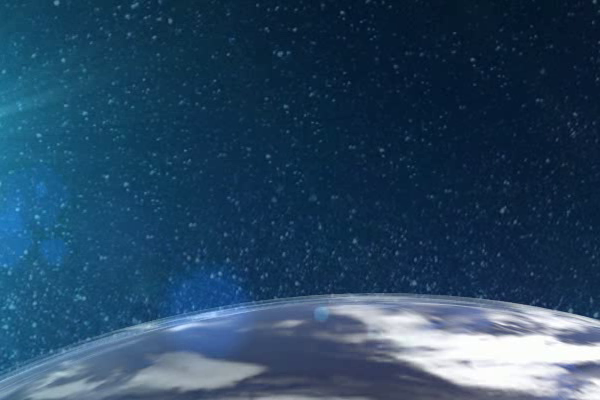
#> input picture frame 50 of assets/output_cropped.mp4, 600 x 400 px, given in place of sample_video.mp4, which was not available
$ jupyter execute --allow-errors ee046746_tut_01_intro_image_processing_python.ipynb   (older library calls are emulated)   (text cells are left out)
#> lines starting #> are read from the running program, lines starting #| are printed output that depends on the picture; pictures that were not available may be replaced by others from this repository, and a replacement may not be noted
[cell 1]
# imports for the tutorial
import numpy as np
import matplotlib.pyplot as plt
import os
import cv2

[cell 2]
a = np.array([1, 2, 3])
b = np.array([10, 20, 30])
print(f'A is {a}. B is {b}')
print("Object Type:",type(a))

[cell 3]
print(a[1])
print(b[-2])
print(repr(a[0:3:2]))

[cell 4]
print(a.shape)
print(b.shape)

[cell 5]
print("Numpy math:")
print(f'{a} + {b} = {a + b}')

# If they weren't numpy arrays
print("\nVanilla Python List math:")
print(list(a),"+",list(b),"=",list(a) + list(b))

[cell 6]
my_matrix = np.array(
    [
        [1, 2, 3],
        [4, 5, 6]
    ]
)
print(repr(my_matrix))
print("matrix shape: ", my_matrix.shape)

[cell 7]
# Get row 0, all columns except the last one
print(repr(my_matrix[0,:-1]))

# Get columns 1 and 2.
print(repr(my_matrix[:, 1:3]))

[cell 8]
print(my_matrix.ravel())

[cell 9]
my_reshaped_matrix = my_matrix.reshape((3,2))
my_reshaped_matrix

[cell 10]
my_tensor = np.array(range(2 * 3 * 4)).reshape(2,3,4)
print(my_tensor)
print("tensor shape: ", my_tensor.shape)

[cell 11]
desired_shape = (2, 3)
print(repr(  np.zeros(desired_shape)          ),end="\n\n")
print(repr(  np.ones(desired_shape)           ),end="\n\n")
print(repr(  np.eye(3)                        ),end="\n\n")
print(repr(  np.full(desired_shape, 7)        ),end="\n\n")
print(repr(  np.random.random(desired_shape)  ),end="\n\n")

[cell 12]
my_tensor[0, 0, 0] = 100
print(my_tensor)

# Get the 0th matrix slice. Rows 1 and 2. Get every other column starting from 0
print()
print(my_tensor[0, 1:3, 0::2])

[cell 13]
my_array = np.array(range(5)) * 10 + 3
print("my_array:")
print(my_array)
# We want the elements in this order
array_of_indices = np.array([4, 1, 3, 0, 2])
print("new order: ", repr(array_of_indices))
print(my_array[array_of_indices])

[cell 14]
# Make a selector array
selector = (np.random.random((3,4)) * len(my_array)).astype(np.int)
print("selector array: ")
print(selector)
# Now, we can use these to get elements from our original array!
my_array[selector]

[cell 15]
# create a mask
my_mask = np.array([1, 0, 0, 1, 1], dtype=np.bool)
print("mask: ", repr(my_mask))
print("Original")
print(repr(my_array))
print("Masked with",repr(my_mask))
print(repr(my_array[my_mask]))

[cell 16]
print(repr(my_array))
replacement = np.array([600, 700, 800])
my_array[my_mask] = replacement
print(repr(my_array))

[cell 17]
# for example, you want to change pixels with gray-level larger than 20
print(my_array > 20)
print(my_array[my_array > 20])

[cell 18]
# create arrays
a = np.array(range(10)).reshape(2,5)
b = np.array(range(100, 1100, 100)).reshape(2,5)
print(f'a = {a}')
print("b =",repr(  b  ))

[cell 19]
# sum
print("a + b = ", repr(a + b))
# multiply
print("a * b = ", a * b)
# broadcasting
print("a * 2 = ", repr(a * 2))

[cell 20]
# create matrices
A = np.array( range(6) ). reshape((3,2))
B = np.array( range(10,16) ). reshape((2,3))

print("A =", repr(A))
print("B =", repr(B))

[cell 21]
# matrix multiplication
print("AB = ", repr(np.matmul(A, B)))
# also with @
print("A @ B = ", repr(A @ B))

[cell 22]
A = np.array([
    [3, 2, 1],
    [4, 8, 2],
    [1, 2, 3]
])
print("Transpose:\n", repr(A.T))
A_inv = np.linalg.inv(A)
print("Inverse:", repr(A_inv), sep="\n")

[cell 23]
# create some matrix
A = np.array(range(10)).reshape(2,5)
A

[cell 24]
print("A's Shape is", A.shape)
col_sum = np.sum(A, axis=0) # A.sum(0)
row_sum = np.sum(A, axis=1) # A.sum(1)
total_sum = np.sum(A) # A.sum()
print("Row sums (shape: %s) - sum all values on axis 1 (along the column)" % str(row_sum.shape))
print(repr(row_sum))
print("Col sums (shape: %s) - sum all values on axis 0 (along the row)" % str(col_sum.shape))
print(repr(col_sum))
print("Full array sum (scalar)")
print(repr(total_sum))

[cell 25]
A = np.array((range(10))).reshape(2,5)
B = np.array((range(10, 20))).reshape(2,5)
print("A=", repr(A), sep="\n")
print("B=", repr(B), sep="\n")

# stack arrays on a new axis
stacked = np.stack([A,B])
print("A shape: %s  ---  B shape: %s  ---  stacked shape: %s" % (A.shape, B.shape, stacked.shape))
print(stacked)

[cell 26]
catted = np.concatenate([A,B], axis=0)
print("A shape: %s  ---  B shape: %s  ---  catted shape (meow!): %s" % (A.shape, B.shape, catted.shape))
print(catted)

[cell 27]
x = np.arange(50) * 2 * np.pi / 50
y = np.sin(x)
fig = plt.figure(figsize=(8, 5)) # create a figure, just like in matlab
ax = fig.add_subplot(1, 1 ,1) # create a subplot of certain size
ax.plot(x, y, label="y = sin(x)")
ax.set_xlabel('index')
ax.set_ylabel("sin(x)")
ax.set_title("sin(x)")
ax.grid()
ax.legend()
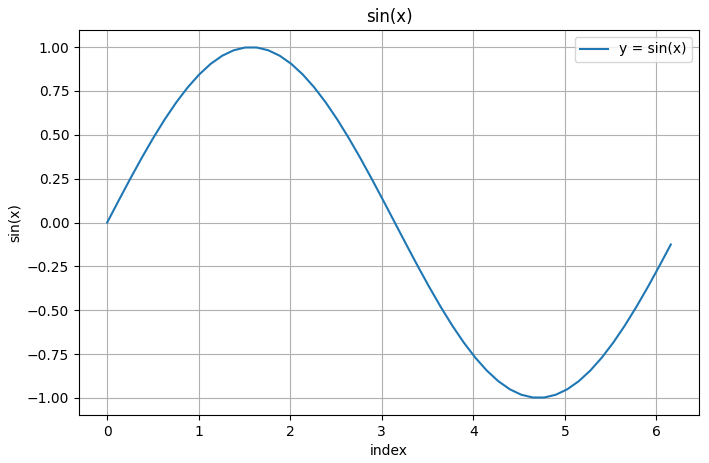
#> figure drawn by matplotlib, 1 panel; curve peaks at x = 1.51, y = 0.998

[cell 28]
x2 = np.arange(50) * 2 * np.pi / 25
y2 = np.sin(x2)
fig = plt.figure(figsize=(8, 5)) # create a figure, just like in matlab
ax = fig.add_subplot(1, 1 ,1) # create a subplot of certain size
ax.plot(y, label="y1 = sin(x1)")
ax.plot(y2, 'r-^', label="y2 = sin(x2)")
ax.set_xlabel('index')
ax.set_ylabel("sin(x)")
ax.set_title("sin(x)")
ax.grid()
ax.legend()
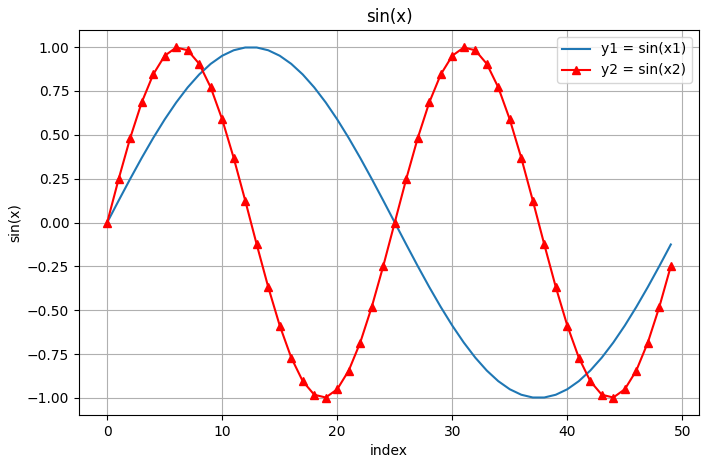
#> figure drawn by matplotlib, 1 panel; curve peaks at x = 12, y = 0.998; curve peaks at x = 6, y = 0.998

[cell 29]
x = np.arange(50) * 2 * np.pi / 50
y = np.sin(x)
fig = plt.figure(figsize=(8, 5)) # create a figure, just like in matlab
ax = fig.add_subplot(1, 1 ,1) # create a subplot of certain size
ax.scatter(x, y, label="y = sin(x)")
ax.set_xlabel('index')
ax.set_ylabel("sin(x)")
ax.set_title("scatter sin(x)")
ax.grid()
ax.legend()
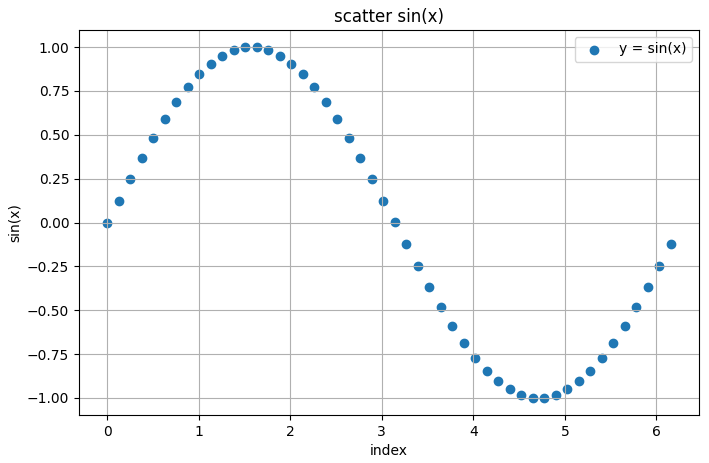
#> figure drawn by matplotlib, 1 panel

[cell 30]
fig = plt.figure(figsize=(10, 8)) # create a figure, just like in matlab
ax1 = fig.add_subplot(2, 1 ,1) # create a subplot of certain size
ax1.bar(x, y)
ax1.set_xlabel('x')
ax1.set_ylabel("y")
ax1.set_title("bar plot")
ax1.grid()

ax2 = fig.add_subplot(2, 1 ,2) # create a subplot of certain size
ax2.barh(x, y, height=x[1]-x[0])
ax2.set_xlabel('x')
ax2.set_ylabel("y")
ax2.set_title("barh plot")
ax2.grid()

plt.tight_layout()
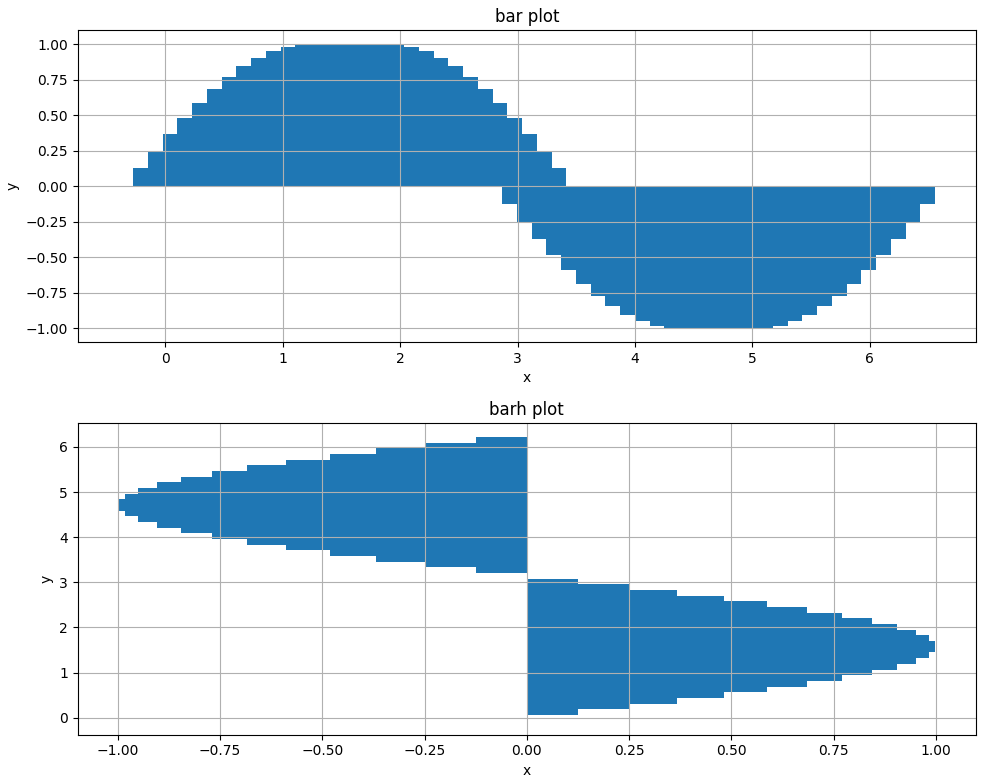
#> figure drawn by matplotlib, 2 panels

[cell 31]
fig = plt.figure(figsize=(8, 5)) # create a figure, just like in matlab
ax = fig.add_subplot(1, 1 ,1) # create a subplot of certain size
ax.hist(np.random.randn(1000), 30) # 30 is the number of bins
ax.set_title("histogram")
ax.grid()
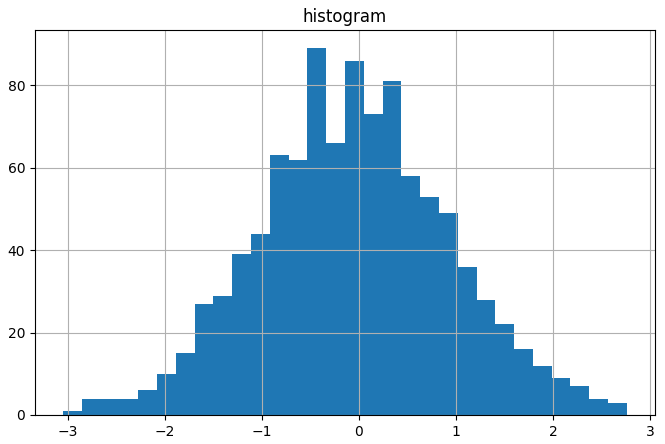
#> figure drawn by matplotlib, 1 panel; tallest bar 89 high, from x = -0.53 to -0.337

[cell 32]
batman_image = cv2.imread(os.path.join(".", "assets","batman_logo.jpg"))
# same as './assets/batman_logo.jpg'

#> (a cell that did not finish here is left out)

#> (a cell that did not finish here is left out)

#> (a cell that did not finish here is left out)

#> (a cell that did not finish here is left out)

[cell 37]
fig = plt.figure(figsize=(8, 5)) # create a figure, just like in matlab
ax = fig.add_subplot(1, 1 ,1) # create a subplot of certain size
#> (the rest of this cell did not finish here and is left out)

#> (a cell that did not finish here is left out)

#> (a cell that did not finish here is left out)

#> (a cell that did not finish here is left out)

[cell 41]
output_path = os.path.join(".", "assets", "output_batman.png")
#> (the rest of this cell did not finish here and is left out)

[cell 42]
test_read_output = cv2.imread(output_path)
#> (the rest of this cell did not finish here and is left out)

[cell 43]
# function to crop a given frame
def crop_frame(frame, crop_size):
    # We're given a frame, either gray or RGB, and a crop-size (w,h)
    crop_w, crop_h = crop_size
    # This is an array! We can slice it
    # Take the first pixels along the height, and along the width
    cropped = frame[:crop_h, :crop_w]
    return cropped

capture = cv2.VideoCapture(os.path.join(".", 'assets','sample_video.mp4'))

crop_size = (600, 400) # w,h
output_path = os.path.join(".", 'assets','output_cropped.mp4')
# Use the MJPG format
output_format = cv2.VideoWriter_fourcc('M','P','4','V')
output_fps = 30
cropped_output = cv2.VideoWriter(output_path, output_format, output_fps, crop_size)
n = 0
while True:
    successful, next_frame = capture.read()
#> next_frame is the input picture: shape (400, 600, 3); mean B, G, R 98.3, 70.7, 39.4
    if not successful:
        # No more frames to read
        print("Processed %d frames" % n)
        break
    # We have an input frame. Use our function to crop it.
    output_frame = crop_frame(next_frame, crop_size)
    # Write the output frame to the output video
    cropped_output.write(output_frame)
    n += 1
    # Now we have an image! We can process that as we would.

# We have to give up the file at the end.
capture.release()
cropped_output.release()
